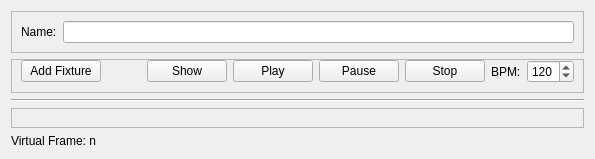
            <widget class="QWidget" name="cue_page">
             <layout class="QVBoxLayout" name="verticalLayout_9">
              <item>
               <widget class="QFrame" name="cue_topper">
                <property name="frameShape">
                 <enum>QFrame::Shape::StyledPanel</enum>
                </property>
                <property name="frameShadow">
                 <enum>QFrame::Shadow::Raised</enum>
                </property>
                <layout class="QHBoxLayout" name="horizontalLayout_8">
                 <item>
                  <widget class="QLabel" name="cue_name_label">
                   <property name="text">
                    <string>Name:</string>
                   </property>
                  </widget>
                 </item>
                 <item>
                  <widget class="QLineEdit" name="cue_name_edit"/>
                 </item>
                </layout>
               </widget>
              </item>
              <item>
               <widget class="QFrame" name="cue_actions">
                <property name="frameShape">
                 <enum>QFrame::Shape::StyledPanel</enum>
                </property>
                <property name="frameShadow">
                 <enum>QFrame::Shadow::Raised</enum>
                </property>
                <layout class="QHBoxLayout" name="horizontalLayout_7">
                 <property name="topMargin">
                  <number>0</number>
                 </property>
                 <item>
                  <widget class="QPushButton" name="cue_add_fixture">
                   <property name="text">
                    <string>Add Fixture</string>
                   </property>
                  </widget>
                 </item>
                 <item>
                  <spacer name="horizontalSpacer_6">
                   <property name="orientation">
                    <enum>Qt::Orientation::Horizontal</enum>
                   </property>
                   <property name="sizeHint" stdset="0">
                    <size>
                     <width>40</width>
                     <height>20</height>
                    </size>
                   </property>
                  </spacer>
                 </item>
                 <item>
                  <widget class="QPushButton" name="cue_show_btn">
                   <property name="text">
                    <string>Show</string>
                   </property>
                   <property name="checkable">
                    <bool>true</bool>
                   </property>
                  </widget>
                 </item>
                 <item>
                  <widget class="QPushButton" name="cue_play_btn">
                   <property name="text">
                    <string>Play</string>
                   </property>
                  </widget>
                 </item>
                 <item>
                  <widget class="QPushButton" name="cue_pause_btn">
                   <property name="text">
                    <string>Pause</string>
                   </property>
                  </widget>
                 </item>
                 <item>
                  <widget class="QPushButton" name="cue_stop_btn">
                   <property name="text">
                    <string>Stop</string>
                   </property>
                  </widget>
                 </item>
                 <item>
                  <widget class="QLabel" name="cue_bpm_label">
                   <property name="text">
                    <string>BPM:</string>
                   </property>
                  </widget>
                 </item>
                 <item>
                  <widget class="QSpinBox" name="cue_bpm_spin">
                   <property name="maximum">
                    <number>999</number>
                   </property>
                   <property name="value">
                    <number>120</number>
                   </property>
                  </widget>
                 </item>
                </layout>
               </widget>
              </item>
              <item>
               <widget class="Line" name="line">
                <property name="orientation">
                 <enum>Qt::Orientation::Horizontal</enum>
                </property>
               </widget>
              </item>
              <item>
               <widget class="QFrame" name="cue_timeline_frame">
                <property name="sizePolicy">
                 <sizepolicy hsizetype="Preferred" vsizetype="Expanding">
                  <horstretch>0</horstretch>
                  <verstretch>0</verstretch>
                 </sizepolicy>
                </property>
                <property name="frameShape">
                 <enum>QFrame::Shape::StyledPanel</enum>
                </property>
                <property name="frameShadow">
                 <enum>QFrame::Shadow::Raised</enum>
                </property>
                <layout class="QVBoxLayout" name="verticalLayout_12"/>
               </widget>
              </item>
              <item>
               <widget class="QLabel" name="cue_virtual_frame_label">
                <property name="text">
                 <string>Virtual Frame: n</string>
                </property>
               </widget>
              </item>
             </layout>
            </widget>
